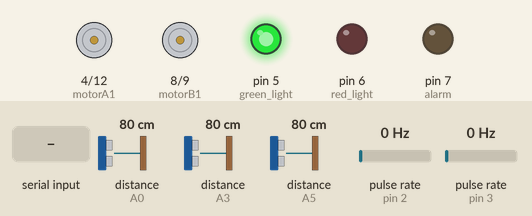
This sketch was run on a simulated Arduino Uno, built with avr-gcc and run on an emulated ATmega328P. On the bench: motor-driver pin pairs drawn as motors (green arrow = first pin HIGH = forward, orange = second pin HIGH = backward, longer = more drive, scaled by the enable pin), output pins drawn as LEDs (lit = HIGH). Wiring (inferred from the names in the program): 3 × ultrasonic range finder: trigger A1, echo A0 / trigger A2, echo A3 / trigger A4, echo A5; 2 × pulse sensor: data pin 2 / data pin 3. Inputs (shaded band) come from the test bench; at power-on: distance to the obstacle (sensors on A0, A3, A5) 80 cm, pulse rate (sensors on pin 2, pin 3) 0 Hz. The echo pulse lasts 58.3 µs per cm; pins used as bus, display or sensor lines are not drawn; what the sketch prints to the serial monitor is not drawn.

Above: at 1.2 s.
1.3 s: distance to the obstacle (sensor on A0) set to 22 cm
2.8 s: distance to the obstacle (sensor on A0) set to 19 cm
At 3.8 s:
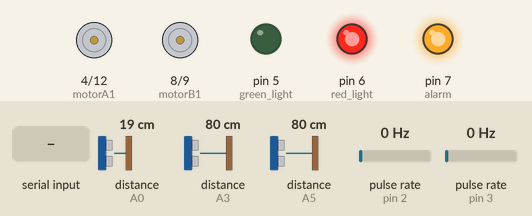
4.3 s: distance to the obstacle (sensor on A0) set to 35 cm
At 4.7 s:
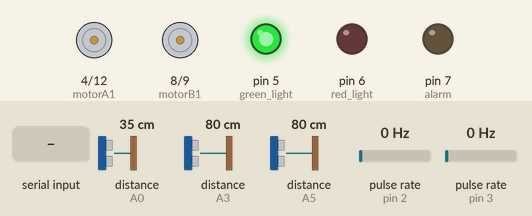
5.8 s: "90 45\n" received over Serial
At 6.4 s:
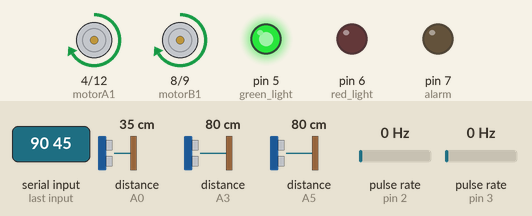
8.3 s: "L 45\n" received over Serial
At 9.1 s:
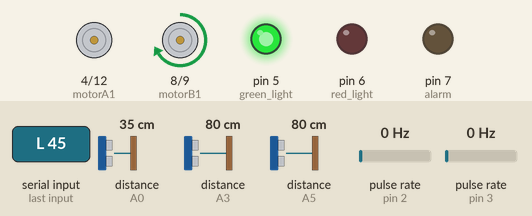
10.8 s: distance to the obstacle (sensor on A0) set to 2 cm
At 12.0 s:
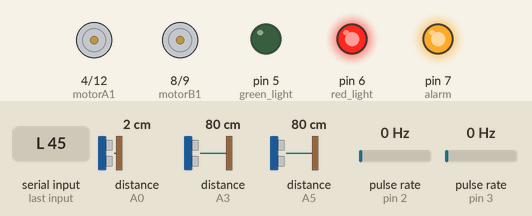
Timing chart, 0 to 13.3 s (numbered marks = the images above; inputs shaded):
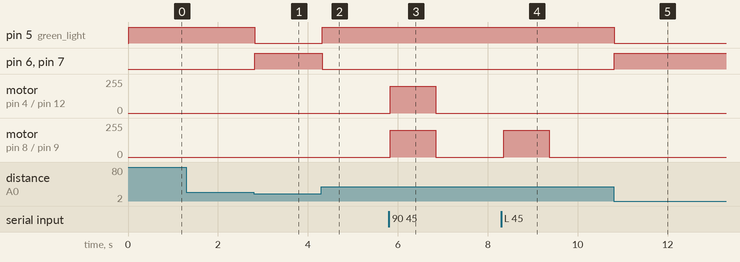

Measured:
- the behaviour switches between 21 and 20 cm on distance to the obstacle (sensor on A0) (found by bisection; images 0 and 1)
- after the input at 1.3 s, every drawn part: stays the same
- after the input at 2.8 s, pin 5 (green_light): HIGH → LOW at once; pin 6 (red_light), pin 7 (alarm): LOW → HIGH at once
- after the input at 4.3 s, pin 5 (green_light): LOW → HIGH at once; pin 6 (red_light), pin 7 (alarm): HIGH → LOW at once
- after the input at 5.8 s, motor on pin 4 (motorA1) / pin 12 (motorA2), motor on pin 8 (motorB1) / pin 9 (motorB2): stopped → forward 200/255 at once, → stopped 1.0 s later
- after the input at 8.3 s, motor on pin 8 (motorB1) / pin 9 (motorB2): stopped → forward 200/255 after 0.06 s, → stopped 1.0 s later
- after the input at 10.8 s, pin 5 (green_light): HIGH → LOW at once; pin 6 (red_light), pin 7 (alarm): LOW → HIGH at once

The sketch:

ros2_control_extra.ino
```cpp
// ----------------------------- Ros 2 +obstacle override[motor will not respond to Ros2 command-only direction change] -----------------------------
// Pin Definitions
// -----------------------------
#define alarm 7
#define red_light 6
#define green_light 5
#define motorA1 4
#define motorA2 12   // changed from 3 to 12
#define motorB1 8
#define motorB2 9
#define leftPWM 10   // PWM for left motor
#define rightPWM 11  // PWM for right motor

// Ultrasonic sensors
#define trigPinM A1
#define echoPinM A0
#define trigPinL A2
#define echoPinL A3
#define trigPinR A4
#define echoPinR A5

// Encoders
#define leftEncoderPin 2  // changed from 18 to 2
#define rightEncoderPin 3  // changed from 19 to 3

// -----------------------------
// State Variables
// -----------------------------
volatile long leftTicks = 0;
volatile long rightTicks = 0;

float leftSpeed = 0.0;
float rightSpeed = 0.0;
unsigned long lastCommandTime = 0;
const unsigned long timeoutMs = 1000;

String inputString = "";
bool stringComplete = false;

bool obstacleDetected = false;
unsigned long lastObstacleTime = 0;
const int obstacleHoldTime = 1000;  // ms
// -----------------------------
// Setup
// -----------------------------
void setup() {
  Serial.begin(115200);
  inputString.reserve(50);

  // Motor and Lights
  pinMode(alarm, OUTPUT);
  pinMode(red_light, OUTPUT);
  pinMode(green_light, OUTPUT);

  pinMode(motorA1, OUTPUT); pinMode(motorA2, OUTPUT);
  pinMode(motorB1, OUTPUT); pinMode(motorB2, OUTPUT);
  pinMode(leftPWM, OUTPUT); pinMode(rightPWM, OUTPUT);
  analogWrite(leftPWM, 200); analogWrite(rightPWM, 200); // fixed PWM speed

  // Ultrasonic
  pinMode(trigPinM, OUTPUT); pinMode(echoPinM, INPUT);
  pinMode(trigPinL, OUTPUT); pinMode(echoPinL, INPUT);
  pinMode(trigPinR, OUTPUT); pinMode(echoPinR, INPUT);

  // Encoders
  pinMode(leftEncoderPin, INPUT_PULLUP);
  pinMode(rightEncoderPin, INPUT_PULLUP);
  attachInterrupt(digitalPinToInterrupt(leftEncoderPin), countLeft, RISING);
  attachInterrupt(digitalPinToInterrupt(rightEncoderPin), countRight, RISING);
}

// -----------------------------
// Main Loop
// -----------------------------
void loop() {
  unsigned long now = millis();

  // Check serial command
  if (stringComplete) {
    parseCommand(inputString);
    inputString = "";
    stringComplete = false;
    lastCommandTime = now;
  }

  // Obstacle detection
  int distM = getDistance(trigPinM, echoPinM);
  int distL = getDistance(trigPinL, echoPinL);
  int distR = getDistance(trigPinR, echoPinR);

  obstacleDetected = (distM < 20 || distL < 15 || distR < 15);

  // Light and alarm logic
  if (obstacleDetected) {
    digitalWrite(alarm, HIGH);
    digitalWrite(red_light, HIGH);
    digitalWrite(green_light, LOW);
    stopMotors();  // override ROS command
    lastObstacleTime = now;
  } else {
    digitalWrite(alarm, LOW);
    digitalWrite(red_light, LOW);
    digitalWrite(green_light, HIGH);

    // Only resume if no obstacle recently
    if (now - lastObstacleTime > obstacleHoldTime) {
      if (now - lastCommandTime < timeoutMs) {
        applyMotorSpeeds();  // ROS2 speed
      } else {
        stopMotors();  // No command received
      }
    }
  }

  sendEncoderData();
  delay(50);  // Tune as needed
}

// -----------------------------
// Parse ROS2 Velocity Command
// -----------------------------
void parseCommand(String cmd) {
  cmd.trim();
  int spaceIndex = cmd.indexOf(' ');
  if (spaceIndex > 0 && spaceIndex < cmd.length() - 1) {
    float l = cmd.substring(0, spaceIndex).toFloat();
    float r = cmd.substring(spaceIndex + 1).toFloat();
    leftSpeed = l;
    rightSpeed = r;
  }
}

// -----------------------------
// Apply Speeds to Motors
// -----------------------------
void applyMotorSpeeds() {
  setMotor(leftSpeed, 'L');
  setMotor(rightSpeed, 'R');
}

void setMotor(float speed, char side) {
  int in1, in2, pwmPin;
  if (side == 'L') {
    in1 = motorA1; in2 = motorA2; pwmPin = leftPWM; // add PWM pin for left motor
  } else {
    in1 = motorB1; in2 = motorB2; pwmPin = rightPWM; // add PWM pin for right motor
  }

  if (speed > 0.01) {
    digitalWrite(in1, HIGH);
    digitalWrite(in2, LOW);
  } else if (speed < -0.01) {
    digitalWrite(in1, LOW);
    digitalWrite(in2, HIGH);
  } else {
    digitalWrite(in1, LOW);
    digitalWrite(in2, LOW);
  }
}

// -----------------------------
// Stop Motors
// -----------------------------
void stopMotors() {
  leftSpeed = 0.0;
  rightSpeed = 0.0;
  digitalWrite(motorA1, LOW); digitalWrite(motorA2, LOW);
  digitalWrite(motorB1, LOW); digitalWrite(motorB2, LOW);
}

// -----------------------------
// Encoder Output
// -----------------------------
void sendEncoderData() {
  Serial.print(leftTicks);
  Serial.print(" ");
  Serial.println(rightTicks);
}

// -----------------------------
// Encoder ISRs
// -----------------------------
void countLeft()  { leftTicks++; }
void countRight() { rightTicks++; }

// -----------------------------
// Ultrasonic Distance Reading
// -----------------------------
int getDistance(int trigPin, int echoPin) {
  digitalWrite(trigPin, LOW); delayMicroseconds(2);
  digitalWrite(trigPin, HIGH); delayMicroseconds(10);
  digitalWrite(trigPin, LOW);
  long duration = pulseIn(echoPin, HIGH, 20000);  // 20ms timeout
  int distance = duration * 0.034 / 2;
  return distance;
}

// -----------------------------
// Serial Event for ROS Commands
// -----------------------------
void serialEvent() {
  while (Serial.available()) {
    char inChar = (char)Serial.read();
    inputString += inChar;
    if (inChar == '\n') {
      stringComplete = true;
    }
  }
}
```
